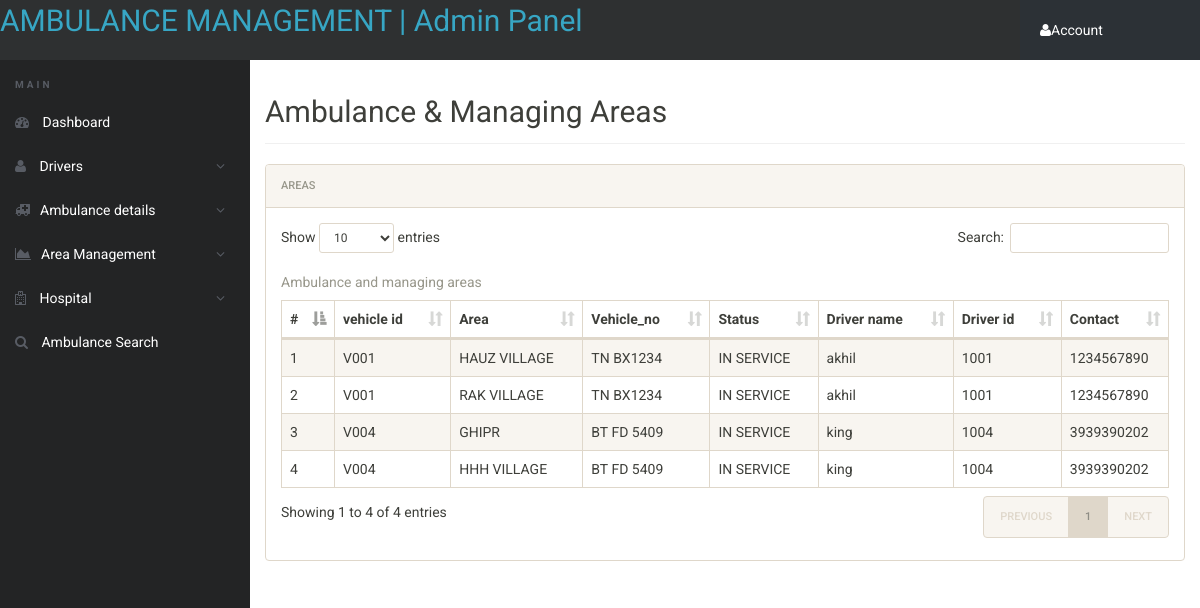
Page /admin/area-details.php (signed in) on the committed database.
### tables this page shows
CREATE TABLE `area` (
  `v_id` varchar(6) NOT NULL,
  `area` varchar(20) NOT NULL
);

CREATE TABLE `driver` (
  `d_id` int(11) NOT NULL,
  `driver_name` varchar(30) NOT NULL,
  `Password` varchar(20) NOT NULL,
  `city` varchar(20) NOT NULL,
  `state` varchar(20) NOT NULL,
  `country` varchar(20) NOT NULL,
  `v_id` varchar(4) NOT NULL,
  `assist_name` varchar(20) NOT NULL,
  `contact` char(11) NOT NULL
);

CREATE TABLE `vehicle` (
  `v_id` varchar(4) NOT NULL,
  `v_no` varchar(15) NOT NULL,
  `last_service` date NOT NULL,
  `action` varchar(25) NOT NULL
);

### admin/area-details.php (the view, shortened to what this page needs)
<?php
include('includes/config.php');
if(strlen($_SESSION['alogin'])==0)
	{
header('location:index.php');
}
else{
?>
<!doctype html>
<html lang="en" class="no-js">
<head>
	<link rel="stylesheet" href="css/font-awesome.min.css">
	<link rel="stylesheet" href="css/bootstrap.min.css">
	<link rel="stylesheet" href="css/dataTables.bootstrap.min.css">
	<link rel="stylesheet" href="css/bootstrap-social.css">
	<link rel="stylesheet" href="css/bootstrap-select.css">
	<link rel="stylesheet" href="css/fileinput.min.css">
	<link rel="stylesheet" href="css/awesome-bootstrap-checkbox.css">
	<link rel="stylesheet" href="css/style.css">
</head>
<body>
	<?php include('includes/header.php');?>
	<div class="ts-main-content">
		<?php include('includes/leftbar.php');?>
		<div class="content-wrapper">
			<div class="container-fluid">
				<div class="row">
					<div class="col-md-12">
						<h2 class="page-title">Ambulance & Managing Areas</h2>
						<div class="panel panel-default">
							<div class="panel-heading">Areas</div>
							<div class="panel-body">
							    <table id="zctb" class="display table table-striped table-bordered table-hover" cellspacing="0" width="100%" >
									<caption>Ambulance and managing areas</caption>
                                    <thead>
										<tr>
										<th id="1">#</th>
										<th id="2">vehicle id</th>
										<th id="3">Area</th>
										<th id="4">Vehicle_no</th>
										<th id="5">Status</th>
										<th id="6">Driver name</th>
                                        <th id="7">Driver id</th>
                                        <th id="8">Contact</th>
										</tr>
									</thead>
									<tbody>
                                        <?php $sql = "SELECT * from area inner join vehicle on area.v_id=vehicle.v_id INNER JOIN driver on vehicle.v_id=driver.v_id";
                                            $query = $dbh -> prepare($sql);
                                            $query->execute();
                                            $results=$query->fetchAll(PDO::FETCH_OBJ);
                                            $cnt=1;
                                            if($query->rowCount() > 0)
                                            {
                                            foreach($results as $result)
                                            {				?>
										<tr>
											<td><?php echo htmlentities($cnt);?></td>
											<td style="text-transform: uppercase;"><?php echo htmlentities($result->v_id);?></td>
											<td style="text-transform: uppercase;"><?php echo htmlentities($result->area);?></td>
											<td style="text-transform: uppercase;"><?php echo htmlentities($result->v_no);?></td>
	                                        <td><?php echo htmlentities($result->action);?></td>
											<td><?php echo htmlentities($result->driver_name);?></td>
											<td><?php echo htmlentities($result->d_id);?></td>
                                            <td><?php echo htmlentities($result->contact);?></td>
										</tr>
										<?php $cnt=$cnt+1; }} ?>
									</tbody>
								</table>
							</div>
						</div>
					</div>
				</div>
			</div>
		</div>
	</div>
</body>
</html>
<?php } ?>

### admin/css/style.css (style rules this page uses)
html { font-size: 14px; }
@media only screen and (min-width: 480px) { html { font-size: 17px; } }
@media only screen and (min-width: 768px) { html { font-size: 14px; } }
body { font-size: 1em; }
.panel { overflow: hidden; }
.page-title { padding-bottom: 15px; margin-bottom: 20px; border-bottom: 1px solid #f0f0f0; }
.ts-main-content .content-wrapper { padding-top: 15px; margin-top: 60px; }
@media only screen and (min-width: 992px) { .ts-main-content .content-wrapper { margin-left: 250px; } }

### rows in the picture
area: v.v_id "V001", area "HAUZ VILLAGE", vehicle.v_no "TN BX1234", vehicle.action "IN SERVICE", v.driver_name "akhil", v.d_id "1001", v.contact "1234567890"
area: v.v_id "V001", area "RAK VILLAGE", vehicle.v_no "TN BX1234", vehicle.action "IN SERVICE", v.driver_name "akhil", v.d_id "1001", v.contact "1234567890"
area: v.v_id "V004", area "GHIPR", vehicle.v_no "BT FD 5409", vehicle.action "IN SERVICE", v.driver_name "king", v.d_id "1004", v.contact "3939390202"
area: v.v_id "V004", area "HHH VILLAGE", vehicle.v_no "BT FD 5409", vehicle.action "IN SERVICE", v.driver_name "king", v.d_id "1004", v.contact "3939390202"
